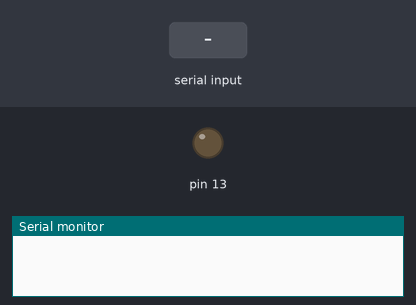
Recording of a sketch running on a simulated Arduino Uno, built with avr-gcc and run on an emulated ATmega328P. On the bench: output pins drawn as LEDs (lit = HIGH), the last lines printed to the serial monitor. Inputs (shaded band) come from the test bench.

Above: at 2.0 s.
2.1 s: "a" received over Serial
At 4.0 s:
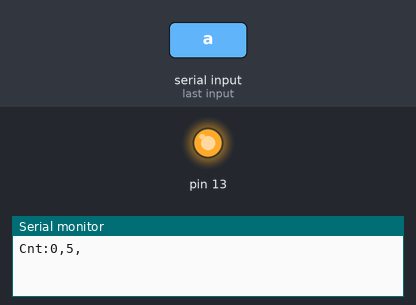
4.5 s: "b" received over Serial
At 6.2 s:
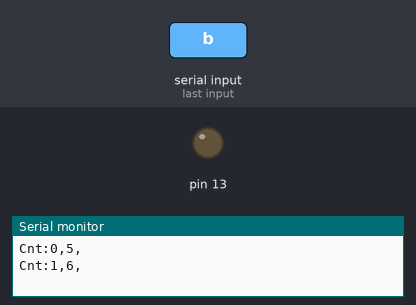
6.5 s: "1" received over Serial
At 7.8 s:
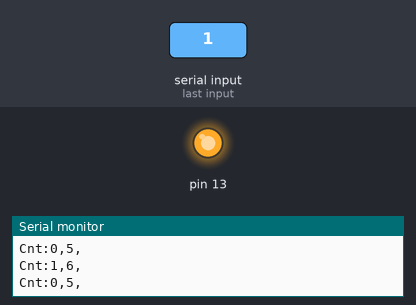
Timing chart, 0 to 9.5 s (numbered marks = the images above; inputs shaded):
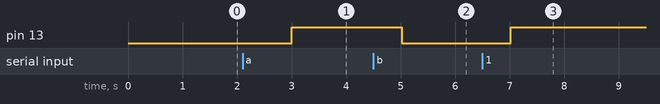

The sketch:

ble_serial_monitor_split.ino
```cpp
// 오렌지보드BLE의 시리얼 모니터를 앱인벤터에서 보여주는 코드입니다.
// split을 이용한 값 보여주기

#include <SoftwareSerial.h>

SoftwareSerial BTSerial(4, 5); //RX, TX

int cnt = -1; // 카운트를 하는 cnt변수 -1로 초기화

void setup() {
  Serial.begin(9600); //시리얼 모니터
  BTSerial.begin(9600); //블루투스 시리얼
  pinMode(13, OUTPUT);
  // put your setup code here, to run once:

}

void loop() {
  // put your main code here, to run repeatedly:

  // 블루투스 통신
  while (BTSerial.available()) {
      // get the new byte:
      char btChar = (char)BTSerial.read();

      if (btChar == 'a' || btChar=='1') {
        cnt = 0;
        digitalWrite(13, HIGH);
      }
      else if (btChar == 'b'  || btChar=='0') {
        cnt = -1;
        digitalWrite(13, LOW);
      }
    }

  if(cnt>-1) {
    //String buf = String.format("%d", cnt);
    char buf[10] = {0,};

    sprintf(buf, "Cnt:%d,%d,\n", cnt,cnt+5);

    Serial.print(buf); //Serial.write(buf), 블루투스 측 내용을 시리얼 모니터에 출력
    BTSerial.print(buf); // BTSerial.write(buf), 시리얼 모니터 내용을 블루투스 측에 write

    cnt = cnt+1;
  }
  delay(1000);
}

// 아두이노
void serialEvent() {
  while (Serial.available()) {
    // get the new byte:
    char inChar = (char)Serial.read();

    if (inChar == 'a' || inChar=='1') {
      cnt = 0;
      digitalWrite(13, HIGH);
    }
    else if (inChar == 'b'  || inChar=='0') {
      cnt = -1;
      digitalWrite(13, LOW);
    }
  }
}
```

Measured:
- after the input at 2.1 s, pin 13: LOW → HIGH after 0.90 s
- after the input at 4.5 s, pin 13: HIGH → LOW after 0.52 s
- after the input at 6.5 s, pin 13: LOW → HIGH after 0.52 s
